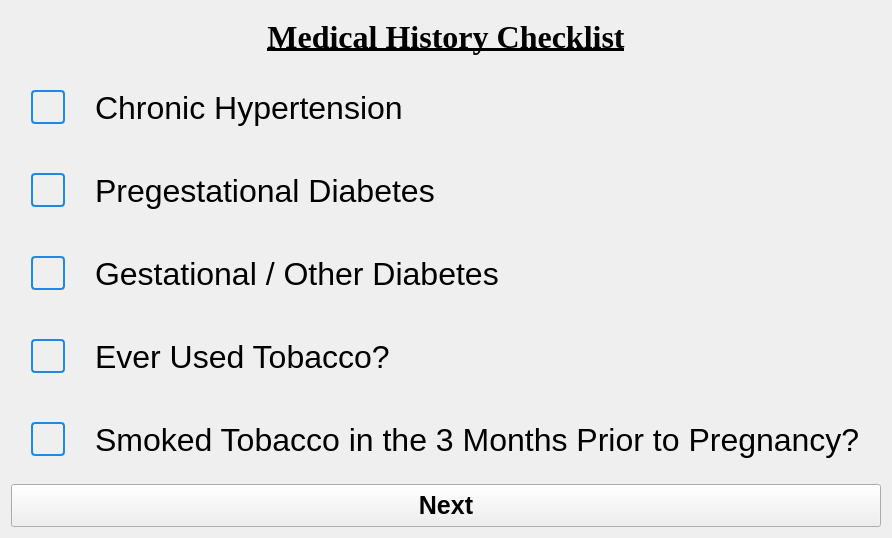
      <widget class="QWidget" name="registration_info_page_3">
       <layout class="QVBoxLayout" name="verticalLayout_13">
        <item>
         <widget class="QLabel" name="label_4">
          <property name="sizePolicy">
           <sizepolicy hsizetype="Preferred" vsizetype="Fixed">
            <horstretch>0</horstretch>
            <verstretch>0</verstretch>
           </sizepolicy>
          </property>
          <property name="font">
           <font>
            <family>Times New Roman</family>
            <pointsize>-1</pointsize>
            <bold>true</bold>
            <underline>true</underline>
           </font>
          </property>
          <property name="styleSheet">
           <string notr="true">QLabel {
    font-size: 32px;
    font-weight: bold;
    padding: 8px;
}</string>
          </property>
          <property name="text">
           <string>Medical History Checklist</string>
          </property>
          <property name="alignment">
           <set>Qt::AlignmentFlag::AlignCenter</set>
          </property>
         </widget>
        </item>
        <item>
         <spacer name="verticalSpacer_23">
          <property name="orientation">
           <enum>Qt::Orientation::Vertical</enum>
          </property>
          <property name="sizeType">
           <enum>QSizePolicy::Policy::Minimum</enum>
          </property>
          <property name="sizeHint" stdset="0">
           <size>
            <width>20</width>
            <height>0</height>
           </size>
          </property>
         </spacer>
        </item>
        <item>
         <widget class="QCheckBox" name="checkBox_8">
          <property name="styleSheet">
           <string notr="true">QCheckBox {
    font-size: 32px;       /* Makes the text readable */
    padding: 20px;         /* Adds touchable space around the box */
    spacing: 30px;         /* Space between the box and the text */
}

/* This makes the actual square box bigger */
QCheckBox::indicator {
    width: 30px;
    height: 30px;
    border: 2px solid #1e88e5;
    border-radius: 4px;
}

/* Optional: Add a nice color when checked */
QCheckBox::indicator:checked {
    background-color: #1e88e5;
}</string>
          </property>
          <property name="text">
           <string>Chronic Hypertension</string>
          </property>
         </widget>
        </item>
        <item>
         <spacer name="verticalSpacer_27">
          <property name="orientation">
           <enum>Qt::Orientation::Vertical</enum>
          </property>
          <property name="sizeType">
           <enum>QSizePolicy::Policy::Minimum</enum>
          </property>
          <property name="sizeHint" stdset="0">
           <size>
            <width>20</width>
            <height>0</height>
           </size>
          </property>
         </spacer>
        </item>
        <item>
         <widget class="QCheckBox" name="checkBox_2">
          <property name="styleSheet">
           <string notr="true">QCheckBox {
    font-size: 32px;       /* Makes the text readable */
    padding: 20px;         /* Adds touchable space around the box */
    spacing: 30px;         /* Space between the box and the text */
}

/* This makes the actual square box bigger */
QCheckBox::indicator {
    width: 30px;
    height: 30px;
    border: 2px solid #1e88e5;
    border-radius: 4px;
}

/* Optional: Add a nice color when checked */
QCheckBox::indicator:checked {
    background-color: #1e88e5;
}</string>
          </property>
          <property name="text">
           <string>Pregestational Diabetes</string>
          </property>
         </widget>
        </item>
        <item>
         <spacer name="verticalSpacer_24">
          <property name="orientation">
           <enum>Qt::Orientation::Vertical</enum>
          </property>
          <property name="sizeType">
           <enum>QSizePolicy::Policy::Minimum</enum>
          </property>
          <property name="sizeHint" stdset="0">
           <size>
            <width>20</width>
            <height>0</height>
           </size>
          </property>
         </spacer>
        </item>
        <item>
         <widget class="QCheckBox" name="checkBox">
          <property name="font">
           <font>
            <pointsize>-1</pointsize>
            <bold>false</bold>
           </font>
          </property>
          <property name="styleSheet">
           <string notr="true">QCheckBox {
    font-size: 32px;       /* Makes the text readable */
    padding: 20px;         /* Adds touchable space around the box */
    spacing: 30px;         /* Space between the box and the text */
}

/* This makes the actual square box bigger */
QCheckBox::indicator {
    width: 30px;
    height: 30px;
    border: 2px solid #1e88e5;
    border-radius: 4px;
}

/* Optional: Add a nice color when checked */
QCheckBox::indicator:checked {
    background-color: #1e88e5;
}</string>
          </property>
          <property name="text">
           <string>Gestational / Other Diabetes</string>
          </property>
         </widget>
        </item>
        <item>
         <spacer name="verticalSpacer_28">
          <property name="orientation">
           <enum>Qt::Orientation::Vertical</enum>
          </property>
          <property name="sizeType">
           <enum>QSizePolicy::Policy::Minimum</enum>
          </property>
          <property name="sizeHint" stdset="0">
           <size>
            <width>20</width>
            <height>0</height>
           </size>
          </property>
         </spacer>
        </item>
        <item>
         <widget class="QCheckBox" name="checkBox_3">
          <property name="font">
           <font>
            <pointsize>-1</pointsize>
            <bold>false</bold>
           </font>
          </property>
          <property name="styleSheet">
           <string notr="true">QCheckBox {
    font-size: 32px;       /* Makes the text readable */
    padding: 20px;         /* Adds touchable space around the box */
    spacing: 30px;         /* Space between the box and the text */
}

/* This makes the actual square box bigger */
QCheckBox::indicator {
    width: 30px;
    height: 30px;
    border: 2px solid #1e88e5;
    border-radius: 4px;
}

/* Optional: Add a nice color when checked */
QCheckBox::indicator:checked {
    background-color: #1e88e5;
}</string>
          </property>
          <property name="text">
           <string>Ever Used Tobacco?</string>
          </property>
         </widget>
        </item>
        <item>
         <spacer name="verticalSpacer_29">
          <property name="orientation">
           <enum>Qt::Orientation::Vertical</enum>
          </property>
          <property name="sizeType">
           <enum>QSizePolicy::Policy::Minimum</enum>
          </property>
          <property name="sizeHint" stdset="0">
           <size>
            <width>20</width>
            <height>0</height>
           </size>
          </property>
         </spacer>
        </item>
        <item>
         <widget class="QCheckBox" name="checkBox_4">
          <property name="font">
           <font>
            <pointsize>-1</pointsize>
            <bold>false</bold>
           </font>
          </property>
          <property name="styleSheet">
           <string notr="true">QCheckBox {
    font-size: 32px;       /* Makes the text readable */
    padding: 20px;         /* Adds touchable space around the box */
    spacing: 30px;         /* Space between the box and the text */
}

/* This makes the actual square box bigger */
QCheckBox::indicator {
    width: 30px;
    height: 30px;
    border: 2px solid #1e88e5;
    border-radius: 4px;
}

/* Optional: Add a nice color when checked */
QCheckBox::indicator:checked {
    background-color: #1e88e5;
}</string>
          </property>
          <property name="text">
           <string>Smoked Tobacco in the 3 Months Prior to Pregnancy?</string>
          </property>
         </widget>
        </item>
        <item>
         <spacer name="verticalSpacer_32">
          <property name="orientation">
           <enum>Qt::Orientation::Vertical</enum>
          </property>
          <property name="sizeType">
           <enum>QSizePolicy::Policy::Minimum</enum>
          </property>
          <property name="sizeHint" stdset="0">
           <size>
            <width>20</width>
            <height>0</height>
           </size>
          </property>
         </spacer>
        </item>
        <item>
         <widget class="QPushButton" name="page3to4">
          <property name="styleSheet">
           <string notr="true">QPushButton {
    font-size: 25px;
    font-weight: bold;
    padding: 6px;
}</string>
          </property>
          <property name="text">
           <string>Next</string>
          </property>
         </widget>
        </item>
       </layout>
      </widget>
